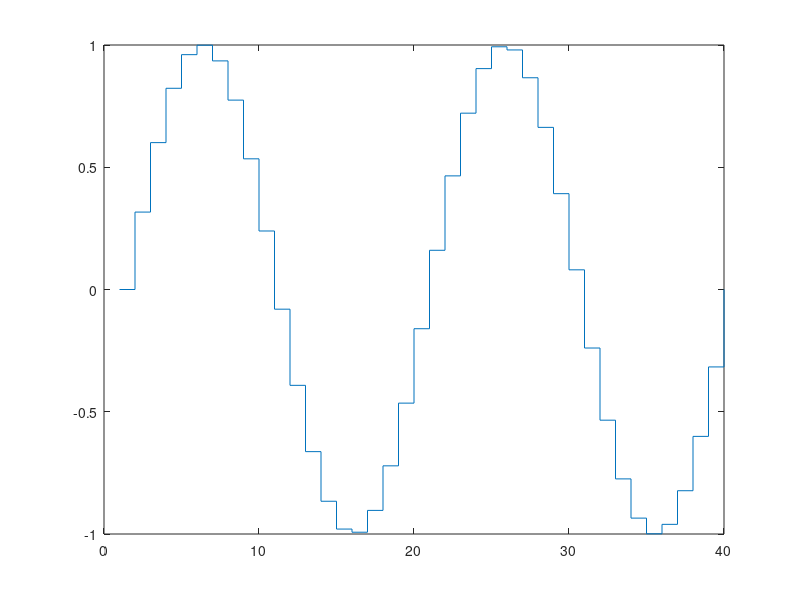
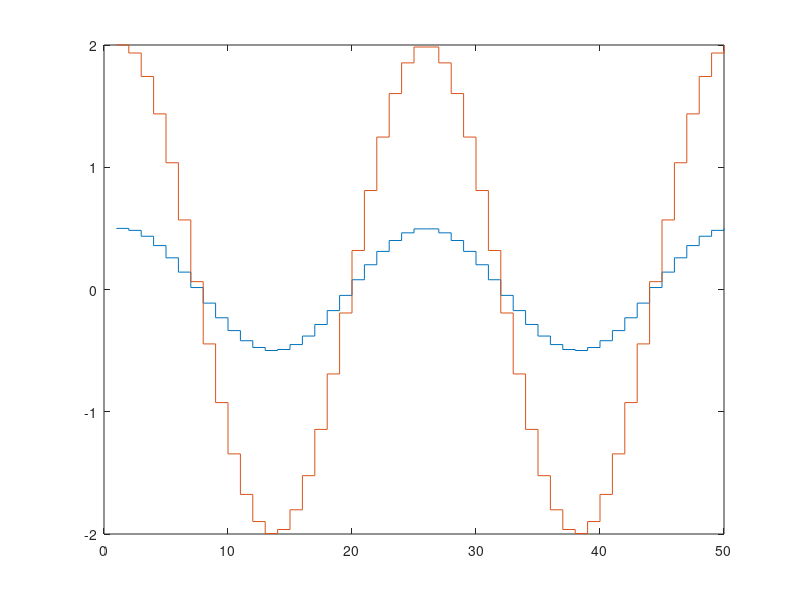
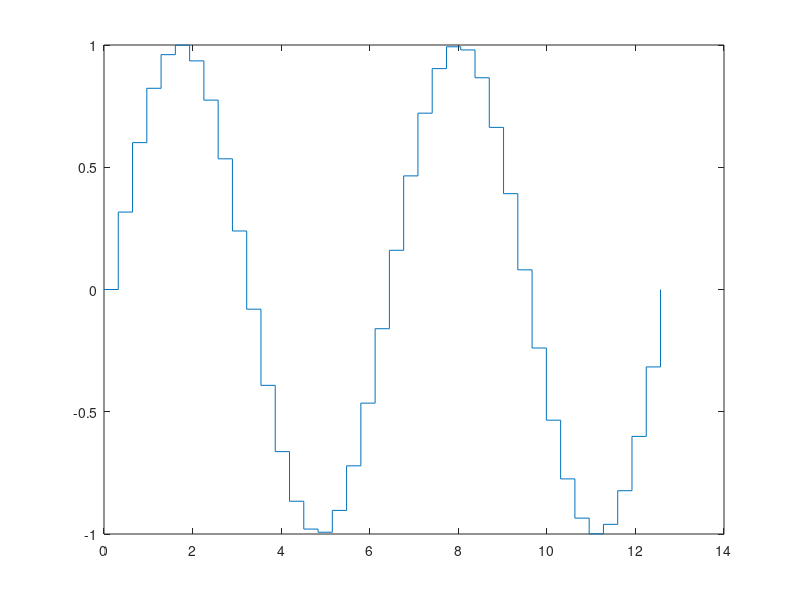
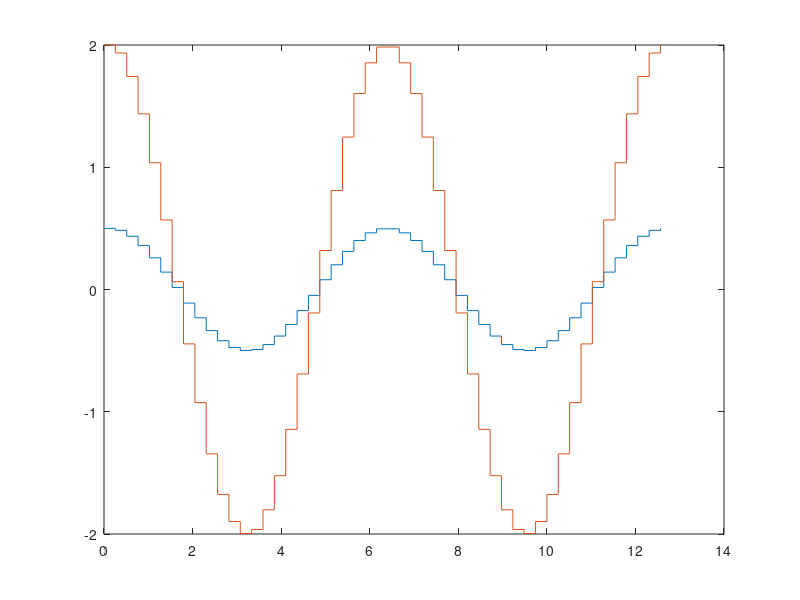

Reproduce these figures in MATLAB, in order.
X = linspace(0, 4*pi, 40);
Y = sin(X);

figure;
stairs(Y);

%%
X = linspace(0, 4*pi, 50)';
Y = [0.5 * cos(X), 2*cos(X)];
figure;
stairs(Y);

%%
X = linspace(0, 4*pi, 40);
Y = sin(X);

figure;
stairs(X, Y);

%% 
X = linspace(0, 4*pi, 50)';
Y = [0.5 * cos(X), 2*cos(X)];

figure;
stairs(X, Y);